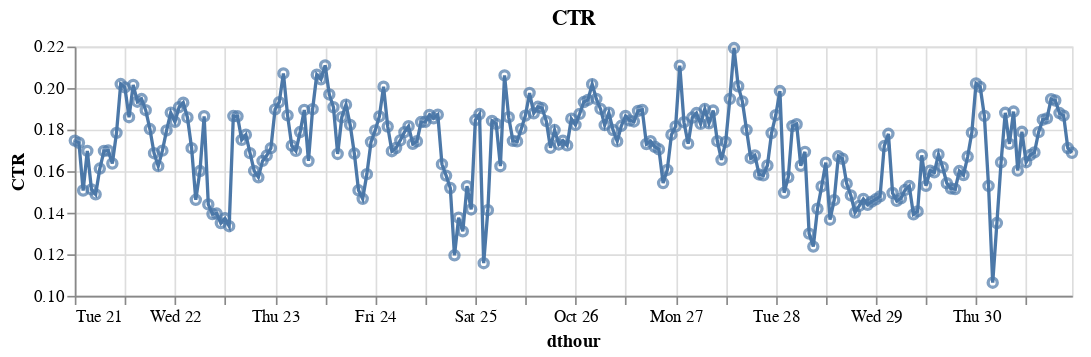

The notebook cell this image was saved under:
### Markdown cell above
Average CTR is around 17% with some considerable deviation
 between ~10% and ~22%.

### Code cell
hourly["CTR"] = train.resample("H")["click"].mean()

mean = hourly["clicks"].sum() / hourly["impressions"].sum()
std = np.sqrt(
    (((hourly["clicks"] / hourly["impressions"] - mean) ** 2).sum() / hourly.size)
)

display(
    pd.DataFrame(
        {
            "CTR": {
                "mean": mean,
                "std": std,
                "min": hourly["CTR"].min(),
                "max": hourly["CTR"].max(),
            }
        }
    ).loc[["mean", "std", "min", "max"], :]
)

line = alt.Chart(hourly.reset_index()).mark_line().encode(x="dthour:T", y="CTR:Q")
points = (
    alt.Chart(hourly.reset_index())
    .mark_point()
    .encode(
        x="dthour:T",
        y=alt.Y("CTR:Q", scale=alt.Scale(zero=False)),
        tooltip=["dthour", "CTR"],
    )
)

(line + points).properties(title="CTR", width=600, height=150)

### Figure 1 — Vega-Lite specification as saved in the notebook (floating-point values rounded to 4 significant figures; data arrays with more than 128 entries replaced by an {"elided": "..."} marker saying what was removed)
{"config": {"view": {"continuousWidth": 400, "continuousHeight": 300}}, "layer": [{"data": {"name": "data-5441320bac493cf6f56b01c90b22bd2b"}, "mark": "line", "encoding": {"x": {"field": "dthour", "type": "temporal"}, "y": {"field": "CTR", "type": "quantitative"}}}, {"data": {"name": "data-5441320bac493cf6f56b01c90b22bd2b"}, "mark": "point", "encoding": {"tooltip": [{"field": "dthour", "type": "temporal"}, {"field": "CTR", "type": "quantitative"}], "x": {"field": "dthour", "type": "temporal"}, "y": {"field": "CTR", "scale": {"zero": false}, "type": "quantitative"}}}], "height": 150, "title": "CTR", "width": 600, "$schema": "https://vega.github.io/schema/vega-lite/v4.17.0.json", "datasets": {"data-5441320bac493cf6f56b01c90b22bd2b": {"elided": "240 records"}}}
